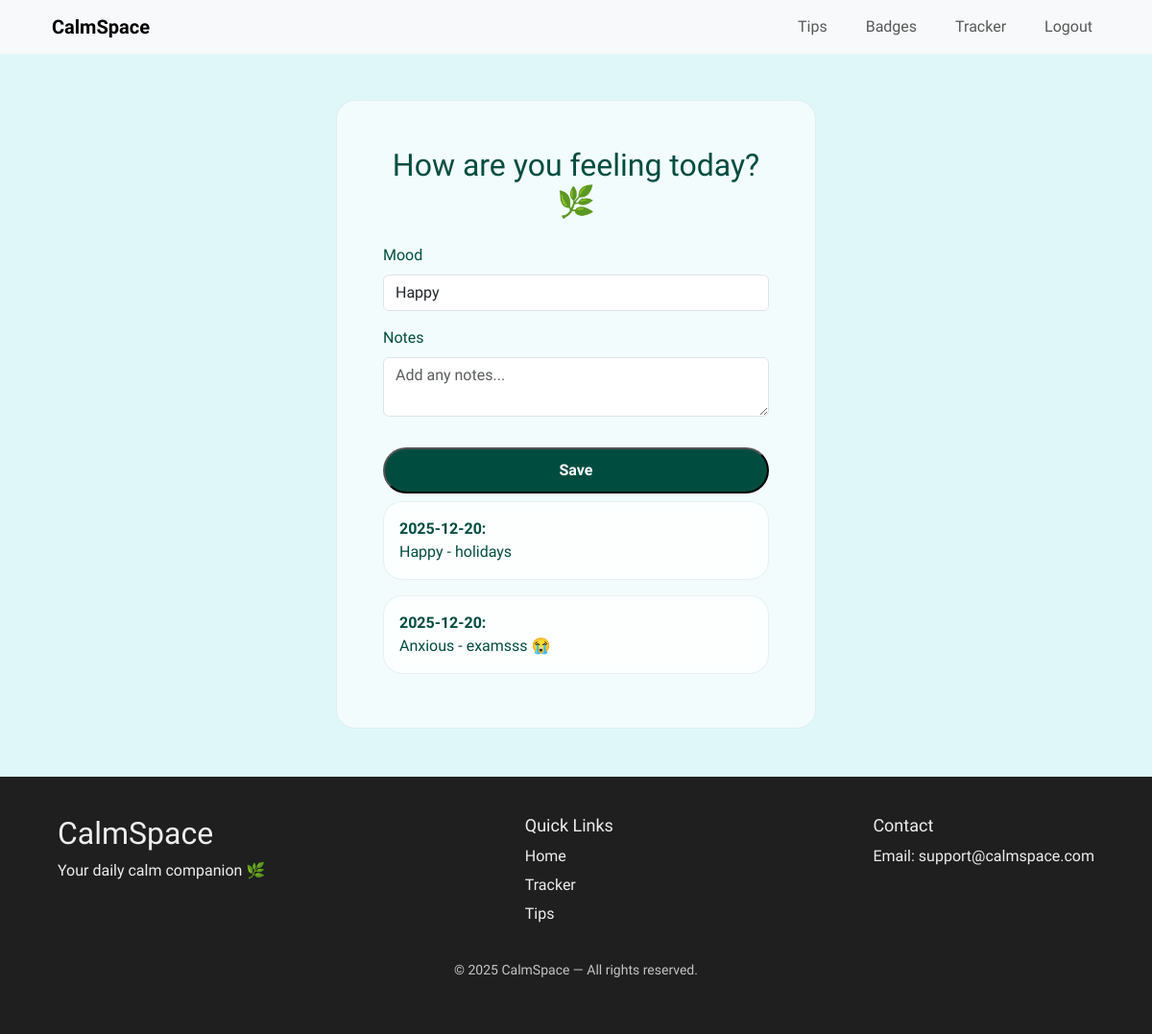
Page /mood (signed in) on the committed database.
### models.py (models this page shows)
class Mood(db.Model):
    __tablename__ = 'moods'
    id = db.Column(db.Integer, primary_key=True)
    mood = db.Column(db.String(120), nullable=False)
    notes = db.Column(db.Text)
    created_at = db.Column(db.DateTime, default=datetime.utcnow)
    user_id = db.Column(db.Integer, db.ForeignKey('users.id'), nullable=False)

### routes.py (the view, shortened to what this page needs)
@main.route("/mood", methods=["GET", "POST"])
@login_required
def mood():
    user = get_current_user()
    mood_form = MoodForm()
    moods = (
        Mood.query.filter_by(user_id=user.id)
        .order_by(Mood.created_at.desc())
        .all()
    )
    return render_template("mood.html", mood_form=mood_form, moods=moods)

### forms.py
class MoodForm(FlaskForm):
    mood = SelectField('Mood', validators=[DataRequired(), Length(max=120)], choices=MOOD_CHOICES)
    notes = TextAreaField('Notes')
    submit = SubmitField('Save')

class SignupForm(FlaskForm):
    username = StringField('Username', validators=[DataRequired(), Length(max=80)])
    email = StringField('Email', validators=[DataRequired(), Email(), Length(max=120)])
    password = PasswordField('Password', validators=[DataRequired(), Length(min=8)])
    submit = SubmitField('Create account')

### routes.py (called while the page is built)
def login_required(f):
    @wraps(f)
    def decorated_function(*args, **kwargs):
        if not session.get("user_id"):
            flash("Please log in to access that page.", "warning")
            return redirect(url_for("main.login", next=request.path))
        return f(*args, **kwargs)
    return decorated_function

def get_current_user():
    if getattr(g, "_current_user", None) is not None:
        return g._current_user
    user = None
    if session.get("user_id"):
        user = User.query.get(session["user_id"])
    g._current_user = user
    return user

@main.context_processor
def inject_auth_forms():
    return dict(
        signup_form=SignupForm(),
        login_form=LoginForm(),
        current_user=get_current_user(),
    )

@main.before_app_request
def load_user():
    get_current_user()

### templates/mood.html (shortened to what this page needs)
{% extends 'base.html' %}
{% block css %}
  <link rel="stylesheet" href="{{ url_for('static', filename='style/tracker.css') }}" />
{% endblock %}
{% block content %}
  <section class="container mt-5">
    <div class="glass-card p-5 mx-auto" style="max-width: 500px;">
      <h2 class="text-center mb-4">How are you feeling today? 🌿</h2>
      <form method="POST">
        <div class="mb-3">
          {{ mood_form.mood.label(class='form-label') }}
          {{ mood_form.mood(class='form-control') }}
        </div>
        <div class="mb-3">
          {{ mood_form.notes.label(class='form-label') }}
          {{ mood_form.notes(class='form-control', placeholder='Add any notes...') }}
        </div>
        {{ mood_form.submit(class='start-btn w-100 mt-3') }}
      </form>
      {% for entry in moods %}
        <div class="glass-card p-3 my-2">
          <strong>{{ entry.created_at.strftime('%Y-%m-%d') }}:</strong> {{ entry.mood }}
          {% if entry.notes %}
            - {{ entry.notes }}
          {% endif %}
        </div>
      {% endfor %}
    </div>
  </section>
{% endblock %}

### static/style/tracker.css (style rules this page uses)
* { margin: 0; padding: 0; box-sizing: border-box; }
body { font-family: 'Quicksand', sans-serif; background-color: #e0f7fa; color: #004d40; }
.start-btn { margin-top: 10px; display: inline-block; background: #004d40; color: white; padding: 10px 28px; border-radius: 30px; text-decoration: none; font-weight: 600; transition: 0.2s; }
.glass-card { border-radius: 20px; background: rgba(255, 255, 255, 0.6); backdrop-filter: blur(12px); border: 1px solid rgba(0, 77, 64, 0.08); padding: 30px 20px; transition: 0.2s ease; display: flex; flex-direction: column; justify-content: space-between; }

### rows in the picture
Mood: created_at "2025-12-20", mood "Happy", notes "holidays"
Mood: created_at "2025-12-20", mood "Anxious", notes "examsss 😭"

### other values in the picture
{{ mood_form.mood.label(class='form-label') }} "Mood"
{{ mood_form.notes.label(class='form-label') }} "Notes"
